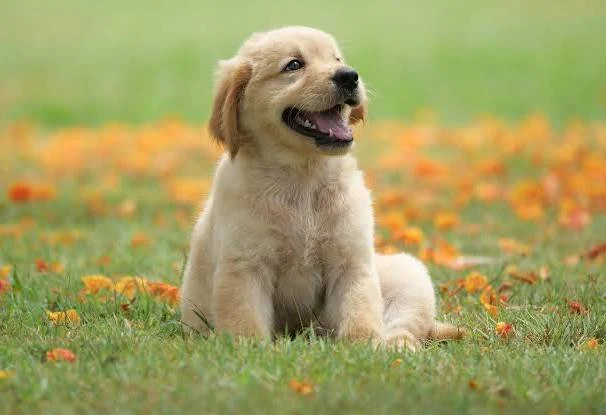
#> input picture dog.jpeg, 606 x 415 px, found by its file name
$ python Error_diffusion_dither.py
#> lines starting #> are read from the running program, lines starting #| are printed output that depends on the picture
import cv2
import numpy as np
import matplotlib.pylab as plt
#plt.style.use('dark_background')
def dither(src,src_f,width:int,height:int,channels:int):
    palette = np.array([0x92215F , 0x590C68,0x000828 ],dtype=np.uint32)#RGB
    palette = palette[::-1]
    palette_rgb = np.zeros((len(palette), 3), dtype=np.uint8)
    palette_rgb[:, 2] = (palette >> 16) & 0xFF  # Red
    palette_rgb[:, 1] = (palette >> 8) & 0xFF   # Green
    palette_rgb[:, 0] = palette & 0xFF          # Blue
    print(palette_rgb)
    for i in range(width-1):
        for j in range(height-1):
                old=src_f[i,j]
                dist=np.sum((palette_rgb -old)**2,axis=1)
                new=palette_rgb[np.argmin(dist)]
                src_f[i,j]=new
                error=old-new
                src_f[i,j+1]+=error *7/16
                src_f[i+1,j-1]+=error*3/16
                src_f[i+1,j]+=error*5/16
                src_f[i+1,j+1]+=error *1/16

filepath ="dog.jpeg"
src=cv2.imread(filepath)#bgr
#> src is the input picture: shape (415, 606, 3); mean B, G, R 98, 158.4, 162.2
width,height,channels = np.shape(np.array(src))
#> width = 415; height = 606; channels = 3
src_f=np.array(src).astype(np.float32)
dither(src,src_f,width,height,channels)
#> after the loop in dither, `for i in range(width-1):`:
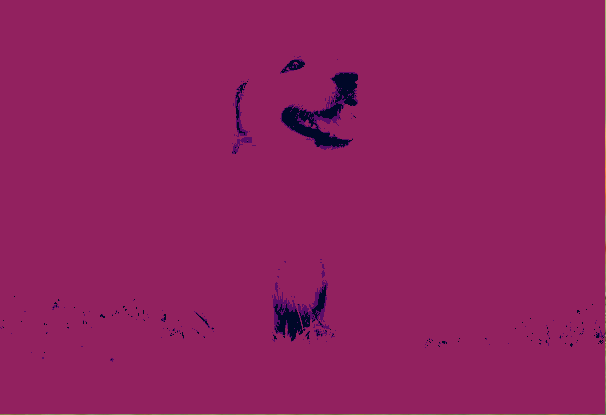
#> src_f: shape (415, 606, 3) float32; mean B, G, R 94.6, 32.9, 143.5
src =cv2.cvtColor(src,cv2.COLOR_BGR2RGB)
src_f=cv2.cvtColor(src_f,cv2.COLOR_BGR2RGB)
fig,ax=plt.subplots(1,2)
ax[0].grid(False)
ax[0].axis('off')
ax[0].imshow(src)
ax[0].set_title("Original Image")
ax[1].grid(False)
ax[1].axis('off')
ax[1].imshow(src_f)
ax[1].set_title("Dithered Image")
plt.show()
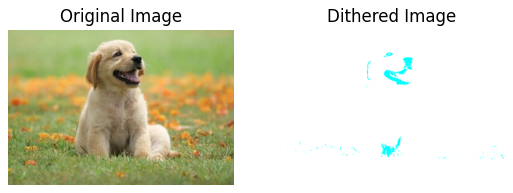
#> figure drawn by matplotlib, 2 panels
